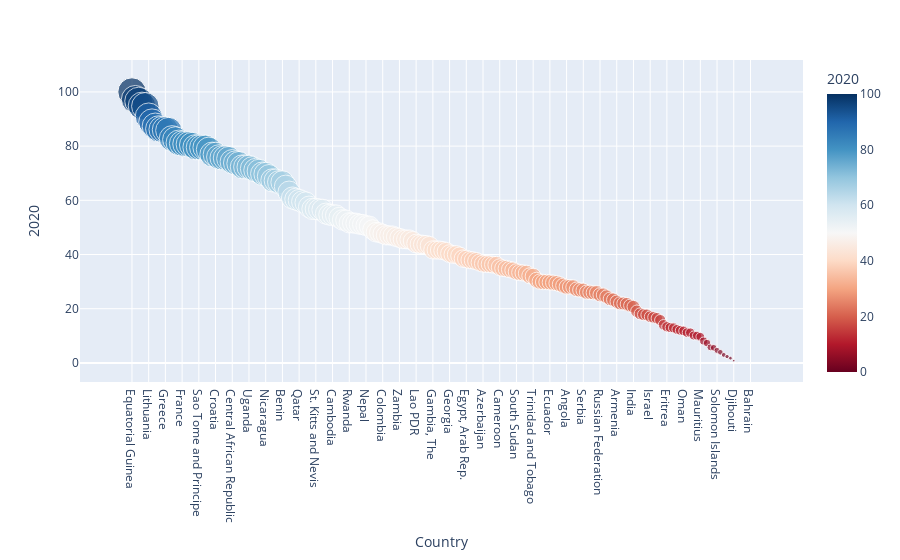

Notebook cell for this chart:
### Code cell
fig4 = px.scatter(ter_n, x="Country", y="2020", color="2020",
                 size='2020', hover_data=['Country', '2020'], height=500, color_continuous_scale = 'RdBu')
fig4.show()

### Figure 1 — Plotly figure (JSON) as saved in the notebook; plotly's stock layout.template omitted (floating-point values rounded to 4 significant figures; data arrays with more than 128 entries replaced by an {"elided": "..."} marker saying what was removed)
{"data": [{"hovertemplate": "Country=%{x}<br>2020=%{marker.color}<extra></extra>", "legendgroup": "", "marker": {"color": {"elided": "190 float values"}, "coloraxis": "coloraxis", "size": {"elided": "190 float values"}, "sizemode": "area", "sizeref": 0.25, "symbol": "circle"}, "mode": "markers", "name": "", "orientation": "v", "showlegend": false, "type": "scatter", "x": {"elided": "190 str values"}, "xaxis": "x", "y": {"elided": "190 float values"}, "yaxis": "y"}], "layout": {"autosize": true, "coloraxis": {"colorbar": {"title": {"text": "2020"}}, "colorscale": [[0, "rgb(103,0,31)"], [0.1, "rgb(178,24,43)"], [0.2, "rgb(214,96,77)"], [0.3, "rgb(244,165,130)"], [0.4, "rgb(253,219,199)"], [0.5, "rgb(247,247,247)"], [0.6, "rgb(209,229,240)"], [0.7, "rgb(146,197,222)"], [0.8, "rgb(67,147,195)"], [0.9, "rgb(33,102,172)"], [1, "rgb(5,48,97)"]]}, "legend": {"itemsizing": "constant", "tracegroupgap": 0}, "margin": {"t": 60}, "xaxis": {"anchor": "y", "autorange": true, "domain": [0, 1], "range": [-13.31, 200.2], "title": {"text": "Country"}, "type": "category"}, "yaxis": {"anchor": "x", "autorange": true, "domain": [0, 1], "range": [-7.971, 115.6], "title": {"text": "2020"}, "type": "linear"}}}
